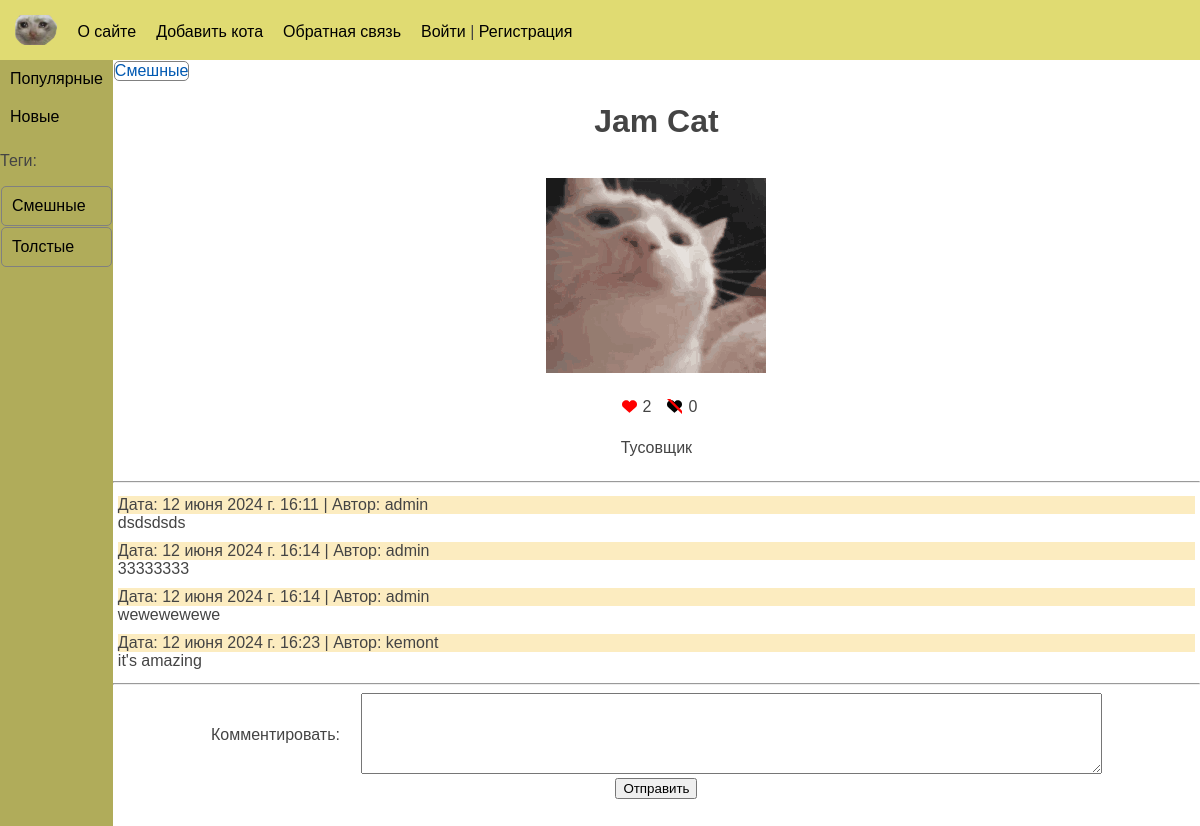
The page /post/fam-cat/ on the database its author committed.
### cats/models.py (models this page shows, shortened)
class Category(models.Model):
    class Meta:
        verbose_name = 'Категория'
        verbose_name_plural = 'Категории'
    name = models.CharField(max_length=100, db_index=True, verbose_name='Категория')
    slug = models.SlugField(max_length=255, db_index=True, verbose_name='URL')
    def get_absolute_url(self):
        return reverse('category', kwargs={'category_slug': self.slug})

class TagPosts(models.Model):
    tag = models.CharField(max_length=100, db_index=True)
    slug = models.SlugField(max_length=255, unique=True, db_index=True)
    def get_absolute_url(self):
        return reverse('tag', kwargs={'tag_slug': self.slug})

class Cat(models.Model):
    class Meta:
        ordering = ['-time_create']
        indexes = [models.Index(fields=['-time_create'])]
        verbose_name = 'Коты'
        verbose_name_plural = 'Коты'
    class Status(models.IntegerChoices):
        DRAFT = 0, 'Черновик'
        PUBLISHED = 1, 'Опубликовано'
    objects = models.Manager()
    published = PublishedModel()
    title = models.CharField(max_length=255, verbose_name='Заголовок')
    slug = models.SlugField(max_length=255, unique=True, db_index=True, verbose_name='URL')
    content = models.TextField(blank=True, verbose_name='Содержимое')
    time_create = models.DateTimeField(auto_now_add=True, verbose_name='Дата создания')
    time_update = models.DateTimeField(auto_now=True, verbose_name='Дата обновления')
    is_published = models.BooleanField(choices=tuple(map(lambda x: (bool(x[0]), x[1]), Status.choices)), default=Status.DRAFT, verbose_name='Статус')
    img = models.CharField(max_length=255, blank=True, verbose_name='Адрес изображения')
    photo = models.ImageField(upload_to="photos/%Y/%m/%d/", default=None, blank=True, null=True, verbose_name='Фото')
    category = models.ForeignKey('Category', on_delete=models.PROTECT, related_name='posts', verbose_name='Категории')
    tags = models.ManyToManyField('TagPosts', blank=True, related_name='tags', verbose_name='Тэги')
    owners = models.OneToOneField('Owners', on_delete=models.SET_NULL, null=True, blank=True, related_name='pet', verbose_name='Владельцы')
    author = models.ForeignKey(get_user_model(), on_delete=models.SET_NULL, related_name='posts', null=True, default=None)
    def __str__(self):
        return self.title

class Comment(models.Model):
    author = models.ForeignKey(get_user_model(), on_delete=models.SET_NULL, related_name='comments', null=True,
                               default=None)
    time_create = models.DateTimeField(auto_now_add=True, verbose_name='Дата')
    content = models.TextField(blank=True, verbose_name='Комментарий')
    post = models.ForeignKey(Cat, on_delete=models.CASCADE, related_name='comments')
    def __str__(self):
        return self.content

### users/models.py (models this page shows)
class User(AbstractUser):
    photo = models.ImageField(upload_to="users/%Y/%m/%d/", blank=True, null=True, verbose_name="Фотография")
    date_birth = models.DateTimeField(blank=True, null=True, verbose_name="Дата рождения")

### cats/views.py (the view)
# urls.py: path('post/<slug:post_slug>/', views.ShowPost.as_view(), name='post'),
class ShowPost(DataMixin, DetailView):
    model = Cat
    template_name = 'cats/post.html'
    slug_url_kwarg = 'post_slug'
    context_object_name = 'post'
    def get_context_data(self, **kwargs):
        context = super().get_context_data(**kwargs)
        form = AddCommentForm()
        return self.get_mixin_context(
            context,
            title=context['post'],
            form_comment=form,
            selected_id=0
        )
    def get_object(self, queryset=None):
        return get_object_or_404(Cat.published, slug=self.kwargs[self.slug_url_kwarg])

### cats/forms.py
class AddCommentForm(forms.ModelForm):
    class Meta:
        model = Comment
        fields = ['content']
        labels = {'content': 'Комментировать'}
        widgets = {'content': forms.Textarea(attrs={'cols': 90, 'rows': 5})}

### cats/models.py (called while the page is built)
    def get_queryset(self):
        return super().get_queryset().filter(is_published=Cat.Status.PUBLISHED)

### cats/templatetags/cats_tags.py (called while the page is built)
@register.inclusion_tag('cats/list_categories.html')
def show_categories(selected_index=0):
    categories = Category.objects.all()
    return {"cats": categories, "selected_id": selected_index}

@register.inclusion_tag('cats/list_tags.html')
def show_all_tags():
    return {"tags": TagPosts.objects.all()}

### cats/utils.py (called while the page is built)
    def get_mixin_context(self, context, **kwargs):
        if self.title_page:
            context['title'] = self.title_page
        context['selected_id'] = None
        context.update(kwargs)
        return context

### users/context_processor.py (called while the page is built)
def get_cat_context(request):
    return {'mainmenu': menu}

### cats/templates/cats/post.html (shortened to what this page needs)
{% extends 'base.html' %}
{% load static %}
{% block breadcrumbs %}
<div class="container-inline align-v-center">
    {% with post.tags.all as tags %}
        {% if tags %}
            {% for t in tags %}
                <div class="tag-element"><a href="{{ t.get_absolute_url }}">{{t.tag}}</a></div>
            {% endfor %}
        {% endif %}
    {%endwith %}
</div>
{% endblock %}
{% block content %}
<div class="full-width">
    <div class="container-center">
        <h1>{{post.title}}</h1>
    </div>
    {% if post.photo %}
    <div class="container-center">
        <p><img class="img-article-left" src="{{post.photo.url}}"></p>
    </div>
    {% endif %}
    <div class="container-center">
        <div class="container-inline">
            <div class="default-padding container-inline">
                <form action="{% url 'like' %}" method="post">
                    <button type="submit" style="border: 0; background: transparent">
                         <img src="{% static 'cats/images/like.svg' %}" alt="Likes:" height="15px">
                    </button>
                </form>
                <div>{{ post.likes.count }}</div>
            </div>
            <div class="default-padding container-inline">
                <form action="{% url 'dislike' %}" method="post">
                    <button type="submit" style="border: 0; background: transparent">
                         <img src="{% static 'cats/images/dislike.svg' %}" alt="Likes:" height="15px">
                    </button>
                </form>
                <div>{{ post.dislikes.count }}</div>
            </div>
        </div>
    </div>
    <div class="container-center">
        {{post.content|linebreaks}}
    </div>
</div>
{% with post.comments.all as comments %}
    {% if comments %}
        <hr>
        {% for comment in comments %}
        <div class="comment-container">
            <div class="comment-title">Дата: {{ comment.time_create }} | Автор: {{ comment.author }}</div>
            <div>{{ comment }}</div>
        </div>
        {% endfor %}
    {% endif %}
{% endwith %}
<hr>
<form action="{% url 'comment' %}" method="post">
    <div>
             {% for f in form_comment %}
                <div class="container-center">
                    <div>
                        <label class="form-label" for="{{ f.id_for_label}}">{{f.label}}:</label>
                    </div>
                    <div>
                        {{ f }}
                    </div>
                </div>
             {% endfor %}
            <div class="container-center">
                <div><button type="submit">Отправить</button></div>
            </div>
    </div>
</form>
{% endblock %}

### cats/templates/cats/list_categories.html
{% for cat in cats %}
  {% if cat.id == selected_id %}<div class="selected">{%else%}<div>{%endif%}
  <a href="{{ cat.get_absolute_url }}">{{cat.name}}</a></div>
{% endfor %}

### cats/templates/cats/list_tags.html
{% if tags %}
  <p>Теги:</p>
  {% for t in tags %}
      <div class="tag-element"><a href="{{ t.get_absolute_url }}">{{t.tag}}</a></div>
  {% endfor %}
{% endif %}

### cats/static/cats/css/base.css (style rules this page uses)
html, body { font-family: 'Arial'; margin: 0; padding: 0; height: 100%; width: 100%; color: #444; }
a { color: #0059b2; text-decoration: none; }
nav a { color: #000; text-decoration: none; }
.container-center { display:flex; align-items: center; justify-content: center; }
.container-inline { display: flex; flex-direction: row; justify-content: flex-start; }
.full-width { width:100%; }
.align-v-center { display:flex; align-items: center; }
.tag-element { margin: 1px; border: 1px solid grey; border-radius: 5px; }
.form-label { display: inline-block; min-width: 150px; vertical-align: top; }
.comment-container { padding: 5px; }
.comment-title { background-color: #fcecc0; }
.default-padding { padding: 5px; }

### cats/static/cats/css/includes.css (style rules this page uses)
.side-navigation div { padding: 10px; }

### rows shown on the page
Category: name "Популярные"
Category: name "Новые"
TagPosts: tag "Смешные"
TagPosts: tag "Толстые"
Cat: title "Jam Cat", photo (picture), likes.count "2", dislikes.count "0", content "Тусовщик"
Comment: time_create "12 июня 2024 г. 16:11", author "admin", content "dsdsdsds"
Comment: time_create "12 июня 2024 г. 16:14", author "admin", content "33333333"
Comment: time_create "12 июня 2024 г. 16:14", author "admin", content "wewewewewe"
Comment: time_create "12 июня 2024 г. 16:23", author "kemont", content "it's amazing"

### other values the page prints
{{ el.title }} "О сайте" "Добавить кота" "Обратная связь"
{{ f.label }} "Комментировать"
